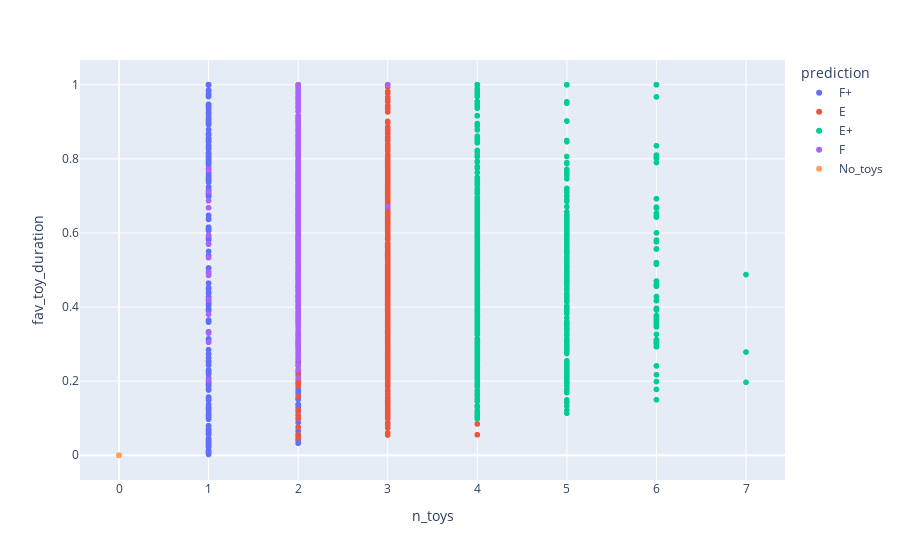

The notebook cell saved with this chart:
### Code cell
print(np.corrcoef(np.hstack((all_feature_df['n_toys'].to_numpy().reshape((-1,1)),\
            all_feature_df['fav_toy_duration'].to_numpy().reshape((-1,1)))), rowvar = False))

fig = px.scatter(all_feature_df, x = 'n_toys', y = 'fav_toy_duration',\
            color = 'prediction')
fig.show()

### Figure 1 — Plotly figure (JSON) as saved in the notebook; plotly's stock layout.template omitted (floating-point values rounded to 4 significant figures; data arrays with more than 128 entries replaced by an {"elided": "..."} marker saying what was removed)
{"data": [{"hovertemplate": "prediction=F+<br>n_toys=%{x}<br>fav_toy_duration=%{y}<extra></extra>", "legendgroup": "F+", "marker": {"color": "#636efa", "symbol": "circle"}, "mode": "markers", "name": "F+", "showlegend": true, "type": "scattergl", "x": {"elided": "440 int values"}, "xaxis": "x", "y": {"elided": "440 float values"}, "yaxis": "y"}, {"hovertemplate": "prediction=E<br>n_toys=%{x}<br>fav_toy_duration=%{y}<extra></extra>", "legendgroup": "E", "marker": {"color": "#EF553B", "symbol": "circle"}, "mode": "markers", "name": "E", "showlegend": true, "type": "scattergl", "x": {"elided": "671 int values"}, "xaxis": "x", "y": {"elided": "671 float values"}, "yaxis": "y"}, {"hovertemplate": "prediction=E+<br>n_toys=%{x}<br>fav_toy_duration=%{y}<extra></extra>", "legendgroup": "E+", "marker": {"color": "#00cc96", "symbol": "circle"}, "mode": "markers", "name": "E+", "showlegend": true, "type": "scattergl", "x": {"elided": "685 int values"}, "xaxis": "x", "y": {"elided": "685 float values"}, "yaxis": "y"}, {"hovertemplate": "prediction=F<br>n_toys=%{x}<br>fav_toy_duration=%{y}<extra></extra>", "legendgroup": "F", "marker": {"color": "#ab63fa", "symbol": "circle"}, "mode": "markers", "name": "F", "showlegend": true, "type": "scattergl", "x": {"elided": "511 int values"}, "xaxis": "x", "y": {"elided": "511 float values"}, "yaxis": "y"}, {"hovertemplate": "prediction=No_toys<br>n_toys=%{x}<br>fav_toy_duration=%{y}<extra></extra>", "legendgroup": "No_toys", "marker": {"color": "#FFA15A", "symbol": "circle"}, "mode": "markers", "name": "No_toys", "showlegend": true, "type": "scattergl", "x": [0, 0, 0, 0, 0, 0, 0, 0, 0, 0, 0, 0, 0, 0, 0, 0, 0, 0, 0, 0, 0, 0, 0, 0, 0, 0, 0, 0, 0, 0, 0, 0, 0, 0, 0, 0, 0, 0, 0, 0, 0, 0, 0, 0, 0, 0, 0, 0, 0, 0, 0, 0, 0, 0, 0, 0, 0, 0, 0, 0, 0, 0, 0, 0, 0, 0, 0, 0, 0, 0, 0, 0, 0, 0, 0, 0, 0, 0, 0, 0, 0, 0, 0, 0, 0, 0, 0, 0, 0, 0, 0, 0, 0, 0, 0, 0, 0, 0, 0, 0, 0, 0, 0, 0, 0, 0, 0, 0, 0, 0, 0, 0, 0, 0, 0, 0], "xaxis": "x", "y": [0, 0, 0, 0, 0, 0, 0, 0, 0, 0, 0, 0, 0, 0, 0, 0, 0, 0, 0, 0, 0, 0, 0, 0, 0, 0, 0, 0, 0, 0, 0, 0, 0, 0, 0, 0, 0, 0, 0, 0, 0, 0, 0, 0, 0, 0, 0, 0, 0, 0, 0, 0, 0, 0, 0, 0, 0, 0, 0, 0, 0, 0, 0, 0, 0, 0, 0, 0, 0, 0, 0, 0, 0, 0, 0, 0, 0, 0, 0, 0, 0, 0, 0, 0, 0, 0, 0, 0, 0, 0, 0, 0, 0, 0, 0, 0, 0, 0, 0, 0, 0, 0, 0, 0, 0, 0, 0, 0, 0, 0, 0, 0, 0, 0, 0, 0], "yaxis": "y"}], "layout": {"legend": {"title": {"text": "prediction"}, "tracegroupgap": 0}, "margin": {"t": 60}, "xaxis": {"anchor": "y", "domain": [0, 1], "title": {"text": "n_toys"}}, "yaxis": {"anchor": "x", "domain": [0, 1], "title": {"text": "fav_toy_duration"}}}}
